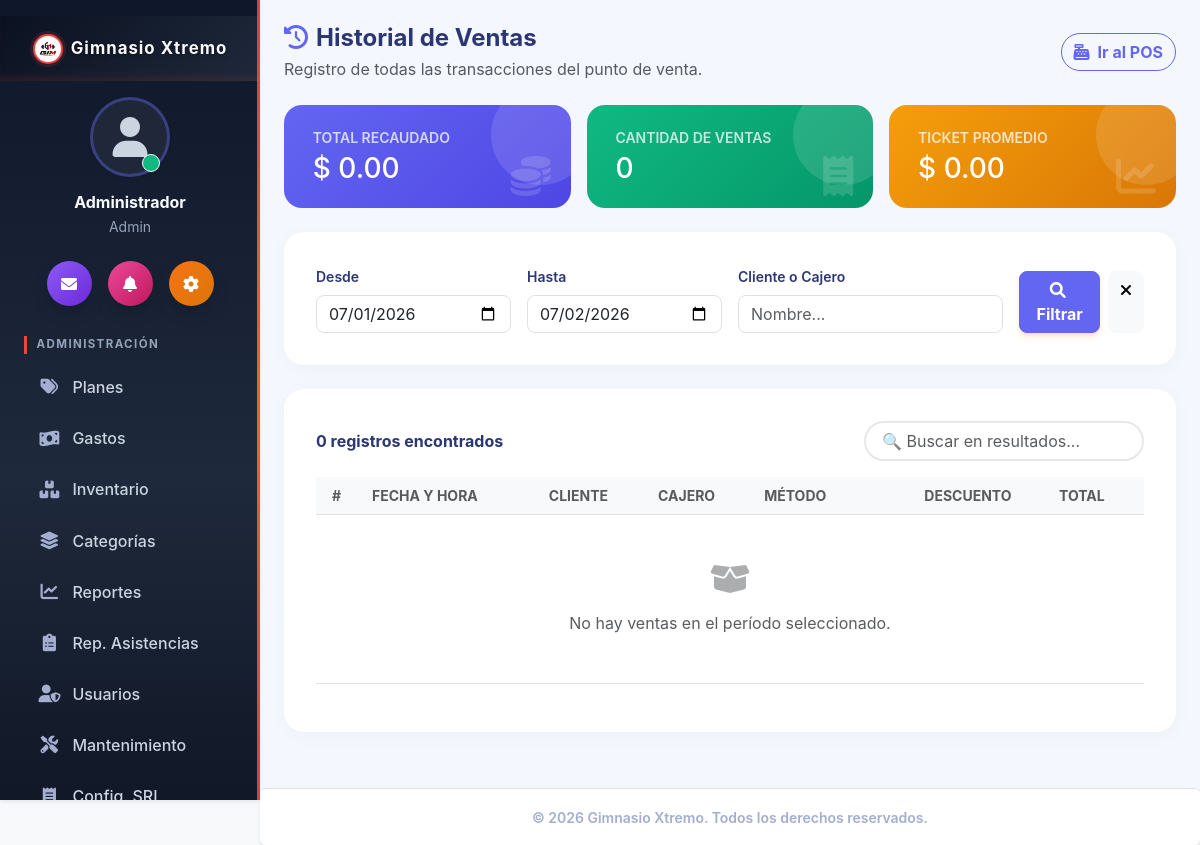
The page /pos/historial (signed in) on the database its author committed.
### tables this page shows
CREATE TABLE IF NOT EXISTS `configuracion` (
  `id` int NOT NULL,
  `nombre_sistema` varchar(100) DEFAULT NULL,
  `ruc` varchar(20) DEFAULT NULL,
  `razon_social` varchar(255) DEFAULT NULL,
  `nombre_comercial` varchar(255) DEFAULT NULL,
  `direccion` varchar(255) DEFAULT NULL,
  `ubigeo` varchar(6) DEFAULT '150101',
  `departamento` varchar(60) DEFAULT 'LIMA',
  `provincia` varchar(60) DEFAULT 'LIMA',
  `distrito` varchar(60) DEFAULT 'LIMA',
  `urbanizacion` varchar(120) DEFAULT NULL,
  `codigo_pais` varchar(2) DEFAULT 'PE',
  `telefono` varchar(20) DEFAULT NULL,
  `email` varchar(100) DEFAULT NULL,
  `logo` varchar(255) DEFAULT NULL,
  `moneda` varchar(10) DEFAULT '$',
  `sunat_ambiente` enum('beta','produccion') DEFAULT 'beta',
  `sunat_usuario_sol` varchar(50) DEFAULT NULL,
  `sunat_clave_sol` varchar(255) DEFAULT NULL,
  `sunat_certificado` varchar(255) DEFAULT NULL,
  `sunat_cert_clave` varchar(255) DEFAULT NULL,
  `igv_tasa` decimal(5,2) DEFAULT '18.00',
  `incluye_igv` tinyint(1) DEFAULT '1' COMMENT '1 = los precios mostrados YA incluyen IGV',
  `sri_ambiente` enum('1','2') DEFAULT '1' COMMENT '1=Pruebas, 2=Produccion',
  `sri_establecimiento` varchar(3) DEFAULT '001',
  `sri_punto_emision` varchar(3) DEFAULT '001',
  `sri_certificado_p12` varchar(255) DEFAULT NULL,
  `sri_certificado_clave` varchar(255) DEFAULT NULL,
  `iva_tasa` decimal(5,2) DEFAULT '15.00',
  `incluye_iva` tinyint(1) DEFAULT '1' COMMENT '1 = los precios mostrados YA incluyen IVA',
  PRIMARY KEY (`id`)
);

### app/controllers/PosController.php (called while the page is built, shortened)
<?php
require_once __DIR__ . '/../models/Venta.php';
class PosController {
    private $ventaModel;
    public function __construct() {
        $this->ventaModel = new Venta();
    }
    public function historial() {
        $desde = $_GET['desde'] ?? date('Y-m-01');
        $hasta = $_GET['hasta'] ?? date('Y-m-d');
        $busqueda = trim($_GET['busqueda'] ?? '');
        $ventas = $this->ventaModel->obtenerHistorialFiltrado($desde, $hasta, $busqueda);
        $totalVentas  = array_sum(array_column($ventas, 'total'));
        $cantVentas   = count($ventas);
        $ticketProm   = $cantVentas > 0 ? $totalVentas / $cantVentas : 0;
        require_once __DIR__ . '/../views/pos/historial.php';
    }
}

### app/models/Configuracion.php (called while the page is built, shortened)
<?php
class Configuracion {
    public static function getInfo() {
        $database = new Database();
        $conn = $database->getConnection();
        $query = "SELECT * FROM configuracion WHERE id = 1 LIMIT 1";
        $stmt = $conn->prepare($query);
        $stmt->execute();
        return $stmt->fetch(PDO::FETCH_ASSOC);
    }
}

### app/models/Venta.php (called while the page is built, shortened)
<?php
class Venta {
    private $conn;
    public function __construct() {
        $database = new Database();
        $this->conn = $database->getConnection();
    }
    public function obtenerHistorialFiltrado($desde, $hasta, $busqueda = '') {
        $sql = "SELECT v.id, v.fecha, v.total, v.descuento, v.metodo_pago,
                       u.nombre as cajero,
                       IFNULL(s.nombre, 'Cliente General') as cliente
                FROM ventas v
                INNER JOIN cajas c ON v.caja_id = c.id
                INNER JOIN usuarios u ON c.usuario_id = u.id
                LEFT JOIN socios s ON v.socio_id = s.id
                WHERE DATE(v.fecha) BETWEEN :desde AND :hasta";
        $sql .= " ORDER BY v.fecha DESC LIMIT 200";
        $stmt = $this->conn->prepare($sql);
        $stmt->bindParam(':desde', $desde);
        $stmt->bindParam(':hasta', $hasta);
        $stmt->execute();
        return $stmt->fetchAll(PDO::FETCH_ASSOC);
    }
}

### app/config/Database.php (called while the page is built, shortened)
<?php
class Database {
    private $host = 'localhost';
    private $db_name = 'ec_gym_system';
    private $username = 'root';
    private $password = '';
    public function getConnection() {
        $this->conn = null;
        try {
            $this->conn = new PDO("mysql:host=" . $this->host . ";dbname=" . $this->db_name, $this->username, $this->password);
            $this->conn->exec("set names utf8");
            $this->conn->setAttribute(PDO::ATTR_ERRMODE, PDO::ERRMODE_EXCEPTION);
        } catch(PDOException $exception) {
            echo "Error de conexión: " . $exception->getMessage();
        }
        return $this->conn;
    }
}

### app/views/pos/historial.php (the view, shortened to what this page needs)
<?php
require_once '../app/models/Configuracion.php';
$config = Configuracion::getInfo();
$moneda = $config['moneda'] ?? '$';
?>
<!DOCTYPE html>
<html lang="es">
<head>
    <link href="https://cdn.jsdelivr.net/npm/bootstrap@5.3.0/dist/css/bootstrap.min.css" rel="stylesheet">
    <link rel="stylesheet" href="https://cdnjs.cloudflare.com/ajax/libs/font-awesome/6.0.0/css/all.min.css">
    <link rel="stylesheet" href="/css/gym-theme.css?v=<?= time() ?>">
</head>
<body class="bg-light">
    <?php require_once '../app/views/inc/navbar.php'; ?>
    <div class="d-flex justify-content-between align-items-center mb-4 flex-wrap gap-2">
        <div>
            <h4 class="fw-bold text-dark mb-1"><i class="fas fa-history text-primary me-2"></i>Historial de Ventas</h4>
            <p class="text-muted mb-0">Registro de todas las transacciones del punto de venta.</p>
        </div>
        <a href="/pos/index" class="btn btn-outline-primary rounded-pill fw-bold">
            <i class="fas fa-cash-register me-2"></i>Ir al POS
        </a>
    </div>
    <div class="row g-3 mb-4">
        <div class="col-12 col-md-4">
            <div class="kpi-card" style="background: linear-gradient(135deg, #6366F1, #4F46E5);">
                <p class="mb-1 fw-semibold opacity-75 small text-uppercase">Total Recaudado</p>
                <h3 class="fw-black m-0"><?= $moneda ?> <?= number_format($totalVentas, 2) ?></h3>
                <i class="fas fa-coins position-absolute" style="bottom:12px;right:20px;font-size:2.5rem;opacity:.15;"></i>
            </div>
        </div>
        <div class="col-12 col-md-4">
            <div class="kpi-card" style="background: linear-gradient(135deg, #10B981, #059669);">
                <p class="mb-1 fw-semibold opacity-75 small text-uppercase">Cantidad de Ventas</p>
                <h3 class="fw-black m-0"><?= $cantVentas ?></h3>
                <i class="fas fa-receipt position-absolute" style="bottom:12px;right:20px;font-size:2.5rem;opacity:.15;"></i>
            </div>
        </div>
        <div class="col-12 col-md-4">
            <div class="kpi-card" style="background: linear-gradient(135deg, #F59E0B, #D97706);">
                <p class="mb-1 fw-semibold opacity-75 small text-uppercase">Ticket Promedio</p>
                <h3 class="fw-black m-0"><?= $moneda ?> <?= number_format($ticketProm, 2) ?></h3>
                <i class="fas fa-chart-line position-absolute" style="bottom:12px;right:20px;font-size:2.5rem;opacity:.15;"></i>
            </div>
        </div>
    </div>
    <div class="module-container mb-4">
        <form method="GET" action="/pos/historial" class="row g-3 align-items-end">
            <div class="col-12 col-md-3">
                <label class="form-label fw-semibold text-dark small">Desde</label>
                <input type="date" name="desde" class="form-control rounded-3" value="<?= htmlspecialchars($desde) ?>">
            </div>
            <div class="col-12 col-md-3">
                <label class="form-label fw-semibold text-dark small">Hasta</label>
                <input type="date" name="hasta" class="form-control rounded-3" value="<?= htmlspecialchars($hasta) ?>">
            </div>
            <div class="col-12 col-md-4">
                <label class="form-label fw-semibold text-dark small">Cliente o Cajero</label>
                <input type="text" name="busqueda" class="form-control rounded-3" placeholder="Nombre..." value="<?= htmlspecialchars($busqueda ?? '') ?>">
            </div>
            <div class="col-12 col-md-2 d-flex gap-2">
                <button class="btn btn-primary rounded-3 fw-bold flex-fill"><i class="fas fa-search me-1"></i>Filtrar</button>
                <a href="/pos/historial" class="btn btn-light rounded-3 fw-bold"><i class="fas fa-times"></i></a>
            </div>
        </form>
    </div>
    <div class="module-container">
        <div class="d-flex justify-content-between align-items-center mb-3 flex-wrap gap-2">
            <h6 class="fw-bold text-dark mb-0">
                <?= $cantVentas ?> registros encontrados
            </h6>
            <div class="search-bar">
                <input type="text" id="searchInput" class="form-control" placeholder="🔍 Buscar en resultados...">
            </div>
        </div>
        <div class="table-responsive">
            <table class="table table-hover align-middle" id="ventasTable">
                <thead class="table-light">
                    <tr>
                        <th class="fw-bold text-muted small text-uppercase ps-3">#</th>
                        <th class="fw-bold text-muted small text-uppercase">Fecha y Hora</th>
                        <th class="fw-bold text-muted small text-uppercase">Cliente</th>
                        <th class="fw-bold text-muted small text-uppercase">Cajero</th>
                        <th class="fw-bold text-muted small text-uppercase">Método</th>
                        <th class="fw-bold text-muted small text-uppercase text-end">Descuento</th>
                        <th class="fw-bold text-muted small text-uppercase text-end pe-3">Total</th>
                        <th></th>
                    </tr>
                </thead>
                <tbody>
                    <?php if (empty($ventas)): ?>
                    <tr>
                        <td colspan="8" class="text-center text-muted py-5">
                            <i class="fas fa-box-open fa-2x mb-3 d-block opacity-50"></i>
                            No hay ventas en el período seleccionado.
                        </td>
                    </tr>
                    <?php endif; ?>
                </tbody>
            </table>
        </div>
    </div>
    <?php require_once '../app/views/inc/footer.php'; ?>
</body>
</html>

### app/views/inc/navbar.php (shortened to what this page needs)
<?php
require_once __DIR__ . '/../../models/Configuracion.php';
$config = Configuracion::getInfo();
$_rolActual = $_SESSION['user_rol'] ?? '';
$current_uri = $_SERVER['REQUEST_URI'] ?? '';
$is_active = function($path) use ($current_uri) {
    if ($path === '/home/index') {
        return ($current_uri === '/' || strpos($current_uri, '/home') === 0) ? 'active' : '';
    }
    return strpos($current_uri, $path) === 0 ? 'active' : '';
};
?>
<link rel="stylesheet" href="/css/gym-theme.css?v=<?= time() ?>">
<div class="d-flex" id="wrapper">
    <div class="shadow-sm" id="sidebar-wrapper">
        <div class="sidebar-heading p-4 d-flex align-items-center justify-content-center">
            <?php if(!empty($config['logo'])): ?>
                <img src="/img/<?= $config['logo'] ?>?v=<?= time() ?>"
                     alt="Logo" width="30" height="30"
                     class="d-inline-block align-text-top rounded-circle me-2">
            <?php endif; ?>
            <span class="fs-5 fw-bold text-dark tracking-wider"><?= $config['nombre_sistema'] ?></span>
        </div>
        <div class="text-center mt-3 mb-4 px-4">
            <div class="position-relative d-inline-block mb-3">
                <div class="bg-light rounded-circle shadow-sm d-flex align-items-center justify-content-center mx-auto" style="width: 80px; height: 80px; border: 3px solid #E0E7FF;">
                    <i class="fas fa-user text-muted" style="font-size: 2.5rem;"></i>
                </div>
                <span class="position-absolute bottom-0 end-0 p-2 bg-success border border-light rounded-circle" style="transform: translate(-10px, -5px);"></span>
            </div>
            <h6 class="fw-bold text-dark mb-1"><?= $_SESSION['user_name'] ?? 'Usuario' ?></h6>
            <p class="text-muted small mb-0"><?= ucfirst($_SESSION['user_rol'] ?? 'Invitado') ?></p>
        </div>
        <div class="d-flex justify-content-center gap-3 mb-4 px-3">
            <a href="/notificaciones/index" class="btn btn-primary rounded-circle shadow p-0 d-flex align-items-center justify-content-center" style="width: 45px; height: 45px; background: linear-gradient(135deg, #8B5CF6, #6D28D9); border:none;">
                <i class="fas fa-envelope text-white"></i>
            </a>
            <a href="/asistencia/index" class="btn rounded-circle shadow p-0 d-flex align-items-center justify-content-center" style="width: 45px; height: 45px; background: linear-gradient(135deg, #EC4899, #BE185D); border:none;">
                <i class="fas fa-bell text-white"></i>
            </a>
            <a href="/configuracion/index" class="btn rounded-circle shadow p-0 d-flex align-items-center justify-content-center" style="width: 45px; height: 45px; background: linear-gradient(135deg, #F97316, #D97706); border:none;">
                <i class="fas fa-cog text-white"></i>
            </a>
        </div>
        <div id="sidebar-nav-scroll">
            <div class="list-group list-group-flush mt-2 px-2">
                <?php if($_rolActual === 'admin'): ?>
                    <p class="text-dark fw-bold ms-3 mt-4 mb-2 fs-6">Administración</p>
                    <a class="list-group-item list-group-item-action rounded mb-1 <?= $is_active('/planes') ?>" href="/planes/index">
                        <i class="fas fa-tags w-20px text-center"></i> Planes
                    </a>
                    <a class="list-group-item list-group-item-action rounded mb-1 <?= $is_active('/gastos') ?>" href="/gastos/index">
                        <i class="fas fa-money-bill-wave w-20px text-center"></i> Gastos
                    </a>
                    <a class="list-group-item list-group-item-action rounded mb-1 <?= $is_active('/inventario/productos') ?>" href="/inventario/productos">
                        <i class="fas fa-boxes w-20px text-center"></i> Inventario
                    </a>
                    <a class="list-group-item list-group-item-action rounded mb-1 <?= $is_active('/inventario/categorias') ?>" href="/inventario/categorias">
                        <i class="fas fa-layer-group w-20px text-center"></i> Categorías
                    </a>
                    <a class="list-group-item list-group-item-action rounded mb-1 <?= $is_active('/reportes') ?>" href="/reportes/index">
                        <i class="fas fa-chart-line w-20px text-center"></i> Reportes
                    </a>
                    <a class="list-group-item list-group-item-action rounded mb-1 <?= $is_active('/asistencia/reporte') ?>" href="/asistencia/reporte">
                        <i class="fas fa-clipboard-list w-20px text-center"></i> Rep. Asistencias
                    </a>
                    <a class="list-group-item list-group-item-action rounded mb-1 <?= $is_active('/usuarios') ?>" href="/usuarios/index">
                        <i class="fas fa-user-shield w-20px text-center"></i> Usuarios
                    </a>
                    <a class="list-group-item list-group-item-action rounded mb-1 <?= $is_active('/mantenimiento') ?>" href="/mantenimiento/index">
                        <i class="fas fa-tools w-20px text-center"></i> Mantenimiento
                    </a>
                    <a class="list-group-item list-group-item-action rounded mb-1 <?= $is_active('/configuracion/sri') ?>" href="/configuracion/sri">
                        <i class="fas fa-receipt w-20px text-center"></i> Config. SRI
                    </a>
                <?php endif; ?>
            </div>
        </div>
    </div>
    <div id="page-content-wrapper" class="d-flex flex-column" style="min-height: 100vh; background-color: var(--gym-bg-light);">
        <div class="container-fluid p-4 flex-grow-1">

### app/views/inc/footer.php (shortened to what this page needs)
        </div>
        <footer class="bg-white border-top text-center py-3 mt-auto shadow-sm text-secondary rounded">
            <small class="fw-semibold">&copy; <?= date('Y') ?> <?= $config['nombre_sistema'] ?>. Todos los derechos reservados.</small>
        </footer>
    </div>
</div>
</body>
</html>

### rows shown on the page
configuracion: logo (picture), nombre_sistema "Gimnasio Xtremo", moneda "$"

### other values the page prints
$_SESSION['user_name'] "Administrador"
$_SESSION['user_rol'] "Admin"
$totalVentas "0.00"
$cantVentas "0"
$ticketProm "0.00"
